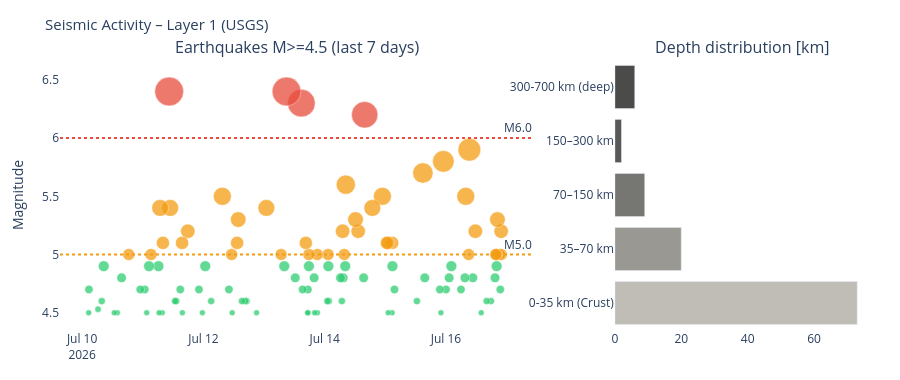

Notebook code cell kept with this figure:
### Markdown cell above
---
## 4. Visualizations

### Code cell
# ============================================================
# SEISMICS – Magnitude time series + depth distribution
# ============================================================

if df_seis is not None:
    fig = make_subplots(
        rows=1, cols=2,
        subplot_titles=['Earthquakes M>=4.5 (last 7 days)', 'Depth distribution [km]'],
        column_widths=[0.65, 0.35]
    )

    # Color scale by magnitude
    mag_colors = ['#2ecc71' if m < 5 else '#f39c12' if m < 6 else '#e74c3c'
                  for m in df_seis['mag']]
    sizes = [max(6, (m - 4) * 12) for m in df_seis['mag']]

    fig.add_trace(go.Scatter(
        x=df_seis['time'], y=df_seis['mag'],
        mode='markers',
        marker=dict(color=mag_colors, size=sizes, opacity=0.75,
                    line=dict(color='white', width=0.5)),
        text=df_seis['place'],
        hovertemplate='%{text}<br>M%{y:.1f}<br>%{x}<extra></extra>',
        name='Earthquakes'
    ), row=1, col=1)

    fig.add_hline(y=6.0, line_dash='dot', line_color='#e74c3c',
                  annotation_text='M6.0', row=1, col=1)
    fig.add_hline(y=5.0, line_dash='dot', line_color='#f39c12',
                  annotation_text='M5.0', row=1, col=1)

    # Depth distribution
    depth_bins = pd.cut(df_seis['depth'],
                        bins=[0, 35, 70, 150, 300, 700],
                        labels=['0-35 km\n(Crust)', '35–70 km',
                                '70–150 km', '150–300 km', '300-700 km\n(deep)'])
    depth_counts = depth_bins.value_counts().sort_index()
    depth_colors = ['#B4B2A9', '#888780', '#5F5E5A', '#3d3d3a', '#2C2C2A']

    fig.add_trace(go.Bar(
        x=depth_counts.values,
        y=depth_counts.index.astype(str),
        orientation='h',
        marker_color=depth_colors[:len(depth_counts)],
        opacity=0.85,
        name='Depth'
    ), row=1, col=2)

    fig.update_layout(
        title=dict(text='Seismic Activity – Layer 1 (USGS)', font=dict(size=15)),
        height=380, showlegend=False,
        plot_bgcolor='rgba(0,0,0,0)', paper_bgcolor='rgba(0,0,0,0)',
        margin=dict(l=60, r=30, t=60, b=50)
    )
    fig.update_yaxes(title_text='Magnitude', row=1, col=1)
    fig.show()
else:
    print('Seismic data unavailable.')

### Figure 1 — Plotly figure (JSON) as saved in the notebook; plotly's stock layout.template omitted (floating-point values rounded to 4 significant figures)
{"data": [{"hovertemplate": "%{text}<br>M%{y:.1f}<br>%{x}<extra></extra>", "marker": {"color": ["#f39c12", "#f39c12", "#2ecc71", "#f39c12", "#f39c12", "#2ecc71", "#f39c12", "#f39c12", "#2ecc71", "#2ecc71", "#2ecc71", "#2ecc71", "#f39c12", "#2ecc71", "#f39c12", "#f39c12", "#f39c12", "#2ecc71", "#2ecc71", "#2ecc71", "#2ecc71", "#2ecc71", "#f39c12", "#2ecc71", "#2ecc71", "#2ecc71", "#f39c12", "#2ecc71", "#2ecc71", "#2ecc71", "#f39c12", "#2ecc71", "#f39c12", "#2ecc71", "#f39c12", "#f39c12", "#f39c12", "#e74c3c", "#2ecc71", "#f39c12", "#f39c12", "#f39c12", "#2ecc71", "#f39c12", "#2ecc71", "#f39c12", "#2ecc71", "#2ecc71", "#2ecc71", "#2ecc71", "#f39c12", "#2ecc71", "#2ecc71", "#f39c12", "#2ecc71", "#2ecc71", "#2ecc71", "#f39c12", "#2ecc71", "#2ecc71", "#2ecc71", "#f39c12", "#2ecc71", "#e74c3c", "#2ecc71", "#e74c3c", "#2ecc71", "#f39c12", "#f39c12", "#2ecc71", "#2ecc71", "#2ecc71", "#2ecc71", "#f39c12", "#f39c12", "#2ecc71", "#f39c12", "#2ecc71", "#f39c12", "#2ecc71", "#2ecc71", "#2ecc71", "#2ecc71", "#f39c12", "#2ecc71", "#f39c12", "#2ecc71", "#2ecc71", "#2ecc71", "#f39c12", "#e74c3c", "#f39c12", "#2ecc71", "#f39c12", "#2ecc71", "#2ecc71", "#f39c12", "#2ecc71", "#2ecc71", "#2ecc71", "#2ecc71", "#f39c12", "#2ecc71", "#2ecc71", "#2ecc71", "#2ecc71", "#2ecc71", "#2ecc71", "#2ecc71", "#2ecc71"], "line": {"color": "white", "width": 0.5}, "opacity": 0.75, "size": [12.0, 14.4, 8.4, 12.0, 15.6, 10.8, 12.0, 12.0, 9.6, 7.2, 7.2, 6, 14.4, 9.6, 22.8, 12.0, 18.0, 9.6, 8.4, 10.8, 9.6, 8.4, 21.6, 6, 8.4, 9.6, 20.4, 7.2, 8.4, 10.8, 13.2, 6, 13.2, 6, 13.2, 18.0, 16.8, 26.4, 9.6, 14.4, 15.6, 19.2, 10.8, 12.0, 9.6, 14.4, 7.2, 9.6, 7.2, 10.8, 12.0, 7.2, 6, 12.0, 6, 9.6, 10.8, 12.0, 6, 8.4, 6, 13.2, 8.4, 27.6, 9.6, 28.8, 10.8, 12.0, 16.8, 6, 7.2, 7.2, 7.2, 15.6, 13.2, 6, 12.0, 8.4, 18.0, 7.2, 10.8, 6, 8.4, 14.4, 6, 13.2, 8.4, 7.2, 7.2, 16.8, 28.8, 13.2, 6, 16.8, 6, 10.8, 12.0, 10.8, 6, 8.4, 8.4, 12.0, 9.6, 6, 6, 10.8, 7.2, 6.36, 8.4, 6]}, "mode": "markers", "name": "Earthquakes", "text": ["southern Mid-Atlantic Ridge", "48 km E of Nishinoomote, Japan", "southern Mid-Atlantic Ridge", "southern Mid-Atlantic Ridge", "southern Mid-Atlantic Ridge", "southern Mid-Atlantic Ridge", "southern Mid-Atlantic Ridge", "southern Mid-Atlantic Ridge", "southern Mid-Atlantic Ridge", "109 km ESE of Kokopo, Papua New Guinea", "140 km SE of Katsuura, Japan", "189 km W of Neiafu, Tonga", "122 km SE of McCarthy, Alaska", "27 km S of Coquimbo, Chile", "42 km NNW of Te Anau, New Zealand", "141 km ENE of Hicks Bay, New Zealand", "Volcano Islands, Japan region", "87 km SW of Altata, Mexico", "86 km SSW of Sarangani, Philippines", "106 km NNW of Aleknagik, Alaska", "110 km SW of Basco, Philippines", "1 km WNW of Sōsa, Japan", "south of the Fiji Islands", "Fiji region", "101 km SW of Basco, Philippines", "South Sandwich Islands region", "east of the South Sandwich Islands", "47 km ENE of Noda, Japan", "146 km SSE of Vilyuchinsk, Russia", "183 km SSE of Vilyuchinsk, Russia", "190 km SSE of Vilyuchinsk, Russia", "110 km SW of Santiago, Peru", "52 km NNW of Valparaíso, Chile", "81 km S of Severo-Kuril’sk, Russia", "South Sandwich Islands region", "Fiji region", "90 km SSE of False Pass, Alaska", "32 km WSW of Sarangani, Philippines", "South Sandwich Islands region", "6 km NW of Nuing, Philippines", "96 km SE of False Pass, Alaska", "11 km N of Pichigua, Peru", "50 km E of Noda, Japan", "117 km E of Noda, Japan", "18 km WSW of Mabiton, Philippines", "14 km WSW of Mabiton, Philippines", "48 km NNE of Kon Tum, Vietnam", "Mid-Indian Ridge", "34 km SE of Sarangani, Philippines", "southeast of the Loyalty Islands", "2 km WSW of Congregación Reforma, Mexico", "6 km NW of San Rafael, Philippines", "145 km NNE of Sorong, Indonesia", "southeast of the Loyalty Islands", "16 km ENE of Yaguaraparo, Venezuela", "southeast of the Loyalty Islands", "South Sandwich Islands region", "5 km SE of Butulan, Philippines", "southeast of the Loyalty Islands", "southeast of the Loyalty Islands", "southeast of the Loyalty Islands", "southeast of the Loyalty Islands", "southeast of the Loyalty Islands", "southeast of the Loyalty Islands", "south of the Fiji Islands", "191 km SE of Lorengau, Papua New Guinea", "southeast of the Loyalty Islands", "southeast of the Loyalty Islands", "24 km W of Mabiton, Philippines", "14 km WNW of Changning, China", "126 km NNE of Kangding, China", "58 km E of Hanmer Springs, New Zealand", "South Sandwich Islands region", "192 km WNW of Gorontalo, Indonesia", "27 km SSE of Tambolaka, Indonesia", "27 km SSW of Unalaska, Alaska", "139 km S of ‘Ohonua, Tonga", "80 km WSW of Gorontalo, Indonesia", "southern East Pacific Rise", "28 km E of Port-Olry, Vanuatu", "241 km NNW of Tobelo, Indonesia", "184 km SE of Yārāda, India", "northern Mid-Atlantic Ridge", "56 km SSW of Sarangani, Philippines", "104 km NE of Aksu, China", "89 km NE of Hihifo, Tonga", "North Atlantic Ocean", "Sea of Okhotsk", "152 km SSW of Lakatoro, Vanuatu", "41 km S of Sarangani, Philippines", "South Sandwich Islands region", "129 km SW of Huarmey, Peru", "115 km WNW of Meulaboh, Indonesia", "South Sandwich Islands region", "Fiji region", "6 km S of Grębocice, Poland", "299 km W of Neiafu, Tonga", "54 km NNW of Masohi, Indonesia", "211 km NE of Santa Cruz das Flores, Portugal", "1 km SE of Batiano, Philippines", "98 km WSW of Labuan, Indonesia", "west of Macquarie Island", "central Mid-Atlantic Ridge", "123 km SSW of Isangel, Vanuatu", "7 km SE of Sarangani, Philippines", "96 km SW of Abepura, Indonesia", "122 km SW of Isangel, Vanuatu", "57 km WSW of Captain Cook, Hawaii", "256 km E of Tadine, New Caledonia", "241 km ESE of Tadine, New Caledonia"], "type": "scatter", "x": ["2026-07-16T21:53:58.953", "2026-07-16T21:49:42.977", "2026-07-16T21:29:40.802", "2026-07-16T21:16:33.262", "2026-07-16T20:21:52.035", "2026-07-16T20:03:00.391", "2026-07-16T19:55:32.193", "2026-07-16T19:44:54.568", "2026-07-16T19:24:18.908", "2026-07-16T17:46:44.073", "2026-07-16T16:04:30.970", "2026-07-16T13:56:19.246", "2026-07-16T11:37:21.034", "2026-07-16T10:38:08.761", "2026-07-16T09:14:54.293", "2026-07-16T08:57:58.825", "2026-07-16T07:49:09.543", "2026-07-16T07:28:59.217", "2026-07-16T05:55:44.809", "2026-07-16T02:07:38.535", "2026-07-16T01:15:27.584", "2026-07-16T00:01:08.955", "2026-07-15T22:57:11.162", "2026-07-15T21:58:50.337", "2026-07-15T21:33:38.685", "2026-07-15T15:36:06.155", "2026-07-15T14:51:37.824", "2026-07-15T12:29:40.381", "2026-07-15T03:36:18.242", "2026-07-15T02:48:45.190", "2026-07-15T02:42:18.066", "2026-07-15T02:40:26.198", "2026-07-15T01:09:20.402", "2026-07-15T01:05:37.271", "2026-07-15T00:35:28.891", "2026-07-14T22:50:12.020", "2026-07-14T18:51:07.308", "2026-07-14T15:49:39.282", "2026-07-14T15:25:03.216", "2026-07-14T13:15:06.042", "2026-07-14T12:12:19.529", "2026-07-14T08:21:06.499", "2026-07-14T08:07:30.199", "2026-07-14T07:44:09.565", "2026-07-14T07:18:47.994", "2026-07-14T07:04:54.275", "2026-07-14T06:48:05.687", "2026-07-14T06:15:06.359", "2026-07-14T01:38:24.646", "2026-07-14T01:27:30.487", "2026-07-14T01:19:59.535", "2026-07-14T01:03:15.881", "2026-07-13T21:06:07.520", "2026-07-13T21:03:37.178", "2026-07-13T19:59:52.678", "2026-07-13T19:48:32.876", "2026-07-13T17:45:19.903", "2026-07-13T17:44:29.061", "2026-07-13T17:24:11.392", "2026-07-13T17:20:59.816", "2026-07-13T17:15:34.252", "2026-07-13T16:31:30.321", "2026-07-13T15:14:34.815", "2026-07-13T14:45:49.203", "2026-07-13T12:19:58.505", "2026-07-13T08:53:27.913", "2026-07-13T07:59:35.728", "2026-07-13T06:45:31.999", "2026-07-13T00:54:02.072", "2026-07-12T21:02:12.483", "2026-07-12T17:03:28.584", "2026-07-12T16:31:08.579", "2026-07-12T15:15:57.411", "2026-07-12T13:46:37.185", "2026-07-12T13:20:25.867", "2026-07-12T11:23:48.880", "2026-07-12T11:09:45.067", "2026-07-12T10:05:37.142", "2026-07-12T07:29:23.556", "2026-07-12T03:04:07.694", "2026-07-12T00:43:30.178", "2026-07-11T23:35:45.479", "2026-07-11T22:13:42.896", "2026-07-11T17:49:31.928", "2026-07-11T15:40:53.465", "2026-07-11T15:33:17.598", "2026-07-11T14:50:59.969", "2026-07-11T13:15:58.813", "2026-07-11T12:48:30.711", "2026-07-11T10:51:12.845", "2026-07-11T10:26:42.691", "2026-07-11T07:58:27.116", "2026-07-11T07:41:18.210", "2026-07-11T06:52:27.197", "2026-07-11T06:26:37.897", "2026-07-11T06:11:59.654", "2026-07-11T03:14:55.443", "2026-07-11T02:28:51.877", "2026-07-11T01:33:17.926", "2026-07-11T00:47:40.315", "2026-07-10T22:59:34.691", "2026-07-10T18:26:44.453", "2026-07-10T15:36:55.499", "2026-07-10T13:55:33.378", "2026-07-10T12:42:32.882", "2026-07-10T08:33:03.043", "2026-07-10T07:45:38.811", "2026-07-10T06:17:25.310", "2026-07-10T02:41:56.494", "2026-07-10T02:34:54.493"], "xaxis": "x", "y": [5.0, 5.2, 4.7, 5.0, 5.3, 4.9, 5.0, 5.0, 4.8, 4.6, 4.6, 4.5, 5.2, 4.8, 5.9, 5.0, 5.5, 4.8, 4.7, 4.9, 4.8, 4.7, 5.8, 4.5, 4.7, 4.8, 5.7, 4.6, 4.7, 4.9, 5.1, 4.5, 5.1, 4.5, 5.1, 5.5, 5.4, 6.2, 4.8, 5.2, 5.3, 5.6, 4.9, 5.0, 4.8, 5.2, 4.6, 4.8, 4.6, 4.9, 5.0, 4.6, 4.5, 5.0, 4.5, 4.8, 4.9, 5.0, 4.5, 4.7, 4.5, 5.1, 4.7, 6.3, 4.8, 6.4, 4.9, 5.0, 5.4, 4.5, 4.6, 4.6, 4.6, 5.3, 5.1, 4.5, 5.0, 4.7, 5.5, 4.6, 4.9, 4.5, 4.7, 5.2, 4.5, 5.1, 4.7, 4.6, 4.6, 5.4, 6.4, 5.1, 4.5, 5.4, 4.5, 4.9, 5.0, 4.9, 4.5, 4.7, 4.7, 5.0, 4.8, 4.5, 4.5, 4.9, 4.6, 4.53, 4.7, 4.5], "yaxis": "y"}, {"marker": {"color": ["#B4B2A9", "#888780", "#5F5E5A", "#3d3d3a", "#2C2C2A"]}, "name": "Depth", "opacity": 0.85, "orientation": "h", "type": "bar", "x": [73, 20, 9, 2, 6], "xaxis": "x2", "y": ["0-35 km\n(Crust)", "35–70 km", "70–150 km", "150–300 km", "300-700 km\n(deep)"], "yaxis": "y2"}], "layout": {"annotations": [{"font": {"size": 16}, "showarrow": false, "text": "Earthquakes M>=4.5 (last 7 days)", "x": 0.2925, "xanchor": "center", "xref": "paper", "y": 1.0, "yanchor": "bottom", "yref": "paper"}, {"font": {"size": 16}, "showarrow": false, "text": "Depth distribution [km]", "x": 0.8425, "xanchor": "center", "xref": "paper", "y": 1.0, "yanchor": "bottom", "yref": "paper"}, {"showarrow": false, "text": "M6.0", "x": 1, "xanchor": "right", "xref": "x domain", "y": 6.0, "yanchor": "bottom", "yref": "y"}, {"showarrow": false, "text": "M5.0", "x": 1, "xanchor": "right", "xref": "x domain", "y": 5.0, "yanchor": "bottom", "yref": "y"}], "height": 380, "margin": {"b": 50, "l": 60, "r": 30, "t": 60}, "paper_bgcolor": "rgba(0,0,0,0)", "plot_bgcolor": "rgba(0,0,0,0)", "shapes": [{"line": {"color": "#e74c3c", "dash": "dot"}, "type": "line", "x0": 0, "x1": 1, "xref": "x domain", "y0": 6.0, "y1": 6.0, "yref": "y"}, {"line": {"color": "#f39c12", "dash": "dot"}, "type": "line", "x0": 0, "x1": 1, "xref": "x domain", "y0": 5.0, "y1": 5.0, "yref": "y"}], "showlegend": false, "title": {"font": {"size": 15}, "text": "Seismic Activity – Layer 1 (USGS)"}, "xaxis": {"anchor": "y", "domain": [0.0, 0.585]}, "xaxis2": {"anchor": "y2", "domain": [0.685, 1.0]}, "yaxis": {"anchor": "x", "domain": [0.0, 1.0], "title": {"text": "Magnitude"}}, "yaxis2": {"anchor": "x2", "domain": [0.0, 1.0]}}}
